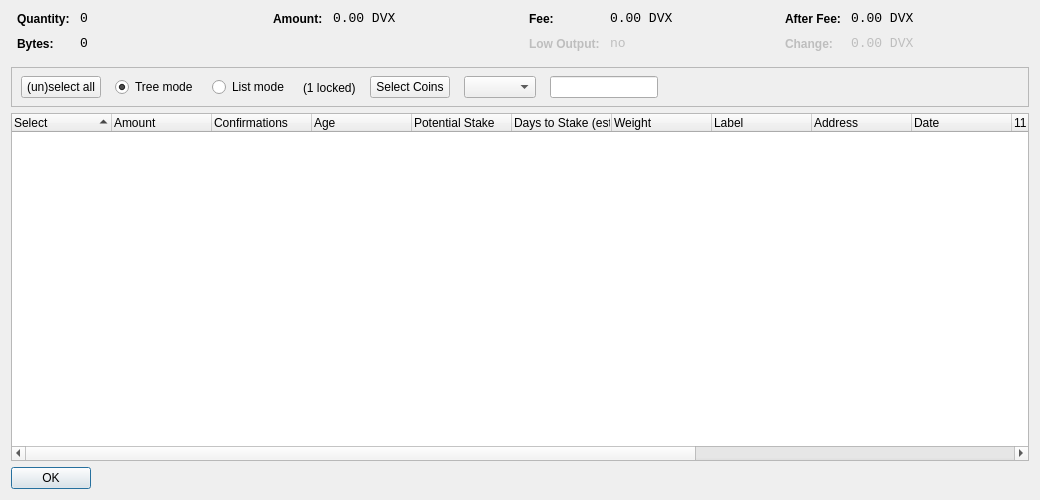
<?xml version="1.0" encoding="UTF-8"?>
<ui version="4.0">
 <class>CoinControlDialog</class>
 <widget class="QDialog" name="CoinControlDialog">
  <property name="geometry">
   <rect>
    <x>0</x>
    <y>0</y>
    <width>1040</width>
    <height>500</height>
   </rect>
  </property>
  <property name="windowTitle">
   <string>Coin Control</string>
  </property>
  <layout class="QVBoxLayout" name="verticalLayout">
   <item>
    <layout class="QHBoxLayout" name="horizontalLayoutTop" stretch="0,0,0,0">
     <property name="topMargin">
      <number>0</number>
     </property>
     <property name="bottomMargin">
      <number>10</number>
     </property>
     <item>
      <layout class="QFormLayout" name="formLayoutCoinControl1">
       <property name="horizontalSpacing">
        <number>10</number>
       </property>
       <property name="verticalSpacing">
        <number>10</number>
       </property>
       <property name="leftMargin">
        <number>6</number>
       </property>
       <property name="rightMargin">
        <number>6</number>
       </property>
       <item row="0" column="0">
        <widget class="QLabel" name="labelCoinControlQuantityText">
         <property name="styleSheet">
          <string notr="true">font-weight:bold;</string>
         </property>
         <property name="text">
          <string>Quantity:</string>
         </property>
        </widget>
       </item>
       <item row="0" column="1">
        <widget class="QLabel" name="labelCoinControlQuantity">
         <property name="font">
          <font>
           <family>Monospace</family>
           <pointsize>10</pointsize>
          </font>
         </property>
         <property name="cursor">
          <cursorShape>IBeamCursor</cursorShape>
         </property>
         <property name="contextMenuPolicy">
          <enum>Qt::ActionsContextMenu</enum>
         </property>
         <property name="text">
          <string notr="true">0</string>
         </property>
         <property name="textInteractionFlags">
          <set>Qt::LinksAccessibleByMouse|Qt::TextSelectableByKeyboard|Qt::TextSelectableByMouse</set>
         </property>
        </widget>
       </item>
       <item row="1" column="0">
        <widget class="QLabel" name="labelCoinControlBytesText">
         <property name="styleSheet">
          <string notr="true">font-weight:bold;</string>
         </property>
         <property name="text">
          <string>Bytes:</string>
         </property>
        </widget>
       </item>
       <item row="1" column="1">
        <widget class="QLabel" name="labelCoinControlBytes">
         <property name="font">
          <font>
           <family>Monospace</family>
           <pointsize>10</pointsize>
          </font>
         </property>
         <property name="cursor">
          <cursorShape>IBeamCursor</cursorShape>
         </property>
         <property name="contextMenuPolicy">
          <enum>Qt::ActionsContextMenu</enum>
         </property>
         <property name="text">
          <string notr="true">0</string>
         </property>
         <property name="textInteractionFlags">
          <set>Qt::LinksAccessibleByMouse|Qt::TextSelectableByKeyboard|Qt::TextSelectableByMouse</set>
         </property>
        </widget>
       </item>
      </layout>
     </item>
     <item>
      <layout class="QFormLayout" name="formLayoutCoinControl2">
       <property name="horizontalSpacing">
        <number>10</number>
       </property>
       <property name="verticalSpacing">
        <number>10</number>
       </property>
       <property name="leftMargin">
        <number>6</number>
       </property>
       <property name="rightMargin">
        <number>6</number>
       </property>
       <item row="0" column="0">
        <widget class="QLabel" name="labelCoinControlAmountText">
         <property name="styleSheet">
          <string notr="true">font-weight:bold;</string>
         </property>
         <property name="text">
          <string>Amount:</string>
         </property>
        </widget>
       </item>
       <item row="0" column="1">
        <widget class="QLabel" name="labelCoinControlAmount">
         <property name="font">
          <font>
           <family>Monospace</family>
           <pointsize>10</pointsize>
          </font>
         </property>
         <property name="cursor">
          <cursorShape>IBeamCursor</cursorShape>
         </property>
         <property name="contextMenuPolicy">
          <enum>Qt::ActionsContextMenu</enum>
         </property>
         <property name="text">
          <string notr="true">0.00 DVX</string>
         </property>
         <property name="textInteractionFlags">
          <set>Qt::LinksAccessibleByMouse|Qt::TextSelectableByKeyboard|Qt::TextSelectableByMouse</set>
         </property>
        </widget>
       </item>
      </layout>
     </item>
     <item>
      <layout class="QFormLayout" name="formLayoutCoinControl3">
       <property name="horizontalSpacing">
        <number>10</number>
       </property>
       <property name="verticalSpacing">
        <number>10</number>
       </property>
       <property name="leftMargin">
        <number>6</number>
       </property>
       <property name="rightMargin">
        <number>6</number>
       </property>
       <item row="0" column="0">
        <widget class="QLabel" name="labelCoinControlFeeText">
         <property name="styleSheet">
          <string notr="true">font-weight:bold;</string>
         </property>
         <property name="text">
          <string>Fee:</string>
         </property>
        </widget>
       </item>
       <item row="0" column="1">
        <widget class="QLabel" name="labelCoinControlFee">
         <property name="font">
          <font>
           <family>Monospace</family>
           <pointsize>10</pointsize>
          </font>
         </property>
         <property name="cursor">
          <cursorShape>IBeamCursor</cursorShape>
         </property>
         <property name="contextMenuPolicy">
          <enum>Qt::ActionsContextMenu</enum>
         </property>
         <property name="text">
          <string notr="true">0.00 DVX</string>
         </property>
         <property name="textInteractionFlags">
          <set>Qt::LinksAccessibleByMouse|Qt::TextSelectableByKeyboard|Qt::TextSelectableByMouse</set>
         </property>
        </widget>
       </item>
       <item row="1" column="0">
        <widget class="QLabel" name="labelCoinControlLowOutputText">
         <property name="enabled">
          <bool>false</bool>
         </property>
         <property name="styleSheet">
          <string notr="true">font-weight:bold;</string>
         </property>
         <property name="text">
          <string>Low Output:</string>
         </property>
        </widget>
       </item>
       <item row="1" column="1">
        <widget class="QLabel" name="labelCoinControlLowOutput">
         <property name="enabled">
          <bool>false</bool>
         </property>
         <property name="font">
          <font>
           <family>Monospace</family>
           <pointsize>10</pointsize>
          </font>
         </property>
         <property name="cursor">
          <cursorShape>IBeamCursor</cursorShape>
         </property>
         <property name="contextMenuPolicy">
          <enum>Qt::ActionsContextMenu</enum>
         </property>
         <property name="text">
          <string notr="true">no</string>
         </property>
         <property name="textInteractionFlags">
          <set>Qt::LinksAccessibleByMouse|Qt::TextSelectableByKeyboard|Qt::TextSelectableByMouse</set>
         </property>
        </widget>
       </item>
      </layout>
     </item>
     <item>
      <layout class="QFormLayout" name="formLayoutCoinControl4">
       <property name="fieldGrowthPolicy">
        <enum>QFormLayout::AllNonFixedFieldsGrow</enum>
       </property>
       <property name="horizontalSpacing">
        <number>10</number>
       </property>
       <property name="verticalSpacing">
        <number>10</number>
       </property>
       <property name="leftMargin">
        <number>6</number>
       </property>
       <property name="rightMargin">
        <number>6</number>
       </property>
       <item row="0" column="0">
        <widget class="QLabel" name="labelCoinControlAfterFeeText">
         <property name="styleSheet">
          <string notr="true">font-weight:bold;</string>
         </property>
         <property name="text">
          <string>After Fee:</string>
         </property>
        </widget>
       </item>
       <item row="0" column="1">
        <widget class="QLabel" name="labelCoinControlAfterFee">
         <property name="font">
          <font>
           <family>Monospace</family>
           <pointsize>10</pointsize>
          </font>
         </property>
         <property name="cursor">
          <cursorShape>IBeamCursor</cursorShape>
         </property>
         <property name="contextMenuPolicy">
          <enum>Qt::ActionsContextMenu</enum>
         </property>
         <property name="text">
          <string notr="true">0.00 DVX</string>
         </property>
         <property name="textInteractionFlags">
          <set>Qt::LinksAccessibleByMouse|Qt::TextSelectableByKeyboard|Qt::TextSelectableByMouse</set>
         </property>
        </widget>
       </item>
       <item row="1" column="0">
        <widget class="QLabel" name="labelCoinControlChangeText">
         <property name="enabled">
          <bool>false</bool>
         </property>
         <property name="styleSheet">
          <string notr="true">font-weight:bold;</string>
         </property>
         <property name="text">
          <string>Change:</string>
         </property>
        </widget>
       </item>
       <item row="1" column="1">
        <widget class="QLabel" name="labelCoinControlChange">
         <property name="enabled">
          <bool>false</bool>
         </property>
         <property name="font">
          <font>
           <family>Monospace</family>
           <pointsize>10</pointsize>
          </font>
         </property>
         <property name="cursor">
          <cursorShape>IBeamCursor</cursorShape>
         </property>
         <property name="contextMenuPolicy">
          <enum>Qt::ActionsContextMenu</enum>
         </property>
         <property name="text">
          <string notr="true">0.00 DVX</string>
         </property>
         <property name="textInteractionFlags">
          <set>Qt::LinksAccessibleByMouse|Qt::TextSelectableByKeyboard|Qt::TextSelectableByMouse</set>
         </property>
        </widget>
       </item>
      </layout>
     </item>
    </layout>
   </item>
   <item>
    <widget class="QFrame" name="frame">
     <property name="minimumSize">
      <size>
       <width>0</width>
       <height>40</height>
      </size>
     </property>
     <property name="frameShape">
      <enum>QFrame::StyledPanel</enum>
     </property>
     <property name="frameShadow">
      <enum>QFrame::Sunken</enum>
     </property>
     <widget class="QWidget" name="horizontalLayoutWidget">
      <property name="geometry">
       <rect>
        <x>10</x>
        <y>0</y>
        <width>781</width>
        <height>41</height>
       </rect>
      </property>
      <layout class="QHBoxLayout" name="horizontalLayoutPanel" stretch="0,0,0,0,0,0,0">
       <property name="spacing">
        <number>14</number>
       </property>
       <item>
        <widget class="QPushButton" name="pushButtonSelectAll">
         <property name="sizePolicy">
          <sizepolicy hsizetype="Maximum" vsizetype="Fixed">
           <horstretch>0</horstretch>
           <verstretch>0</verstretch>
          </sizepolicy>
         </property>
         <property name="text">
          <string>(un)select all</string>
         </property>
        </widget>
       </item>
       <item>
        <widget class="QRadioButton" name="radioTreeMode">
         <property name="sizePolicy">
          <sizepolicy hsizetype="Maximum" vsizetype="Fixed">
           <horstretch>0</horstretch>
           <verstretch>0</verstretch>
          </sizepolicy>
         </property>
         <property name="text">
          <string>Tree mode</string>
         </property>
         <property name="checked">
          <bool>true</bool>
         </property>
        </widget>
       </item>
       <item>
        <widget class="QRadioButton" name="radioListMode">
         <property name="sizePolicy">
          <sizepolicy hsizetype="Maximum" vsizetype="Fixed">
           <horstretch>0</horstretch>
           <verstretch>0</verstretch>
          </sizepolicy>
         </property>
         <property name="text">
          <string>List mode</string>
         </property>
        </widget>
       </item>
       <item>
        <widget class="QLabel" name="labelLocked">
          <property name="text">
            <string notr="true">(1 locked)</string>
          </property>
        </widget>
       </item>
       <item>
        <widget class="QPushButton" name="pushButtonCustomCC">
         <property name="text">
          <string>Select Coins</string>
         </property>
        </widget>
       </item>
       <item>
        <widget class="QComboBox" name="QComboBoxFilterCoins"/>
       </item>
       <item>
        <widget class="QLineEdit" name="lineEditCustomCC">
         <property name="enabled">
          <bool>true</bool>
         </property>
         <property name="sizePolicy">
          <sizepolicy hsizetype="Fixed" vsizetype="Fixed">
           <horstretch>0</horstretch>
           <verstretch>0</verstretch>
          </sizepolicy>
         </property>
         <property name="baseSize">
          <size>
           <width>50</width>
           <height>0</height>
          </size>
         </property>
        </widget>
       </item>
       <item>
        <spacer name="horizontalSpacer">
         <property name="orientation">
          <enum>Qt::Horizontal</enum>
         </property>
         <property name="sizeHint" stdset="0">
          <size>
           <width>40</width>
           <height>20</height>
          </size>
         </property>
        </spacer>
       </item>
      </layout>
     </widget>
    </widget>
   </item>
   <item>
    <widget class="CoinControlTreeWidget" name="treeWidget">
     <property name="contextMenuPolicy">
      <enum>Qt::CustomContextMenu</enum>
     </property>
     <property name="sortingEnabled">
      <bool>false</bool>
     </property>
     <property name="columnCount">
      <number>15</number>
     </property>
     <attribute name="headerShowSortIndicator" stdset="0">
      <bool>true</bool>
     </attribute>
     <attribute name="headerStretchLastSection">
      <bool>false</bool>
     </attribute>
     <column>
      <property name="text">
       <string>Select</string>
      </property>
     </column>
     <column>
      <property name="text">
       <string>Amount</string>
      </property>
     </column>
     <column>
      <property name="text">
       <string>Confirmations</string>
      </property>
      <property name="toolTip">
       <string>Confirmed</string>
      </property>
     </column>
     <column>
      <property name="text">
       <string>Age</string> /** age **/
      </property>
     </column>
	   <column>
      <property name="text">
       <string>Potential Stake</string>
      </property>
     </column>
  	 <column>
      <property name="text">
       <string>Days to Stake (est.)</string>
      </property>
     </column>
     <column>
      <property name="text">
       <string>Weight</string>
      </property>
     </column>
     <column>
      <property name="text">
       <string>Label</string>
      </property>
     </column>
     <column>
      <property name="text">
       <string>Address</string>
      </property>
     </column>
     <column>
      <property name="text">
       <string>Date</string>
      </property>
     </column>
     <column>
      <property name="text">
       <string/>
      </property>
     </column>
     <column>
      <property name="text">
       <string/>
      </property>
     </column>
     <column>
      <property name="text">
       <string/>
      </property>
     </column>
     <column>
      <property name="text">
       <string/>
      </property>
     </column>
     <column>
      <property name="text">
       <string/>
      </property>
     </column>
    </widget>
   </item>
   <item>
    <widget class="QDialogButtonBox" name="buttonBox">
     <property name="sizePolicy">
      <sizepolicy hsizetype="Maximum" vsizetype="Fixed">
       <horstretch>0</horstretch>
       <verstretch>0</verstretch>
      </sizepolicy>
     </property>
     <property name="orientation">
      <enum>Qt::Horizontal</enum>
     </property>
     <property name="standardButtons">
      <set>QDialogButtonBox::Ok</set>
     </property>
    </widget>
   </item>
  </layout>
 </widget>
 <customwidgets>
  <customwidget>
   <class>CoinControlTreeWidget</class>
   <extends>QTreeWidget</extends>
   <header>coincontroltreewidget.h</header>
  </customwidget>
 </customwidgets>
 <resources/>
 <connections/>
</ui>
